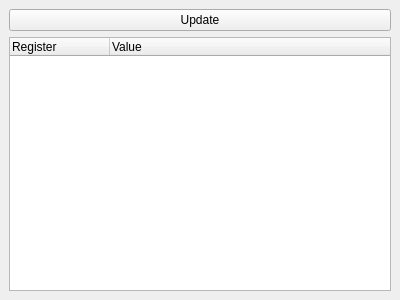
<?xml version="1.0" encoding="UTF-8"?>
<ui version="4.0">
 <class>GekkoRegisters</class>
 <widget class="QDockWidget" name="GekkoRegisters">
  <property name="geometry">
   <rect>
    <x>0</x>
    <y>0</y>
    <width>400</width>
    <height>300</height>
   </rect>
  </property>
  <property name="windowTitle">
   <string>Gekko registers</string>
  </property>
  <widget class="QWidget" name="dockWidgetContents">
   <layout class="QVBoxLayout" name="verticalLayout">
    <item>
     <widget class="QPushButton" name="button_update">
      <property name="text">
       <string>Update</string>
      </property>
     </widget>
    </item>
    <item>
     <widget class="QTreeWidget" name="treeWidget">
      <property name="alternatingRowColors">
       <bool>true</bool>
      </property>
      <column>
       <property name="text">
        <string>Register</string>
       </property>
      </column>
      <column>
       <property name="text">
        <string>Value</string>
       </property>
      </column>
     </widget>
    </item>
   </layout>
  </widget>
 </widget>
 <resources/>
 <connections/>
</ui>
